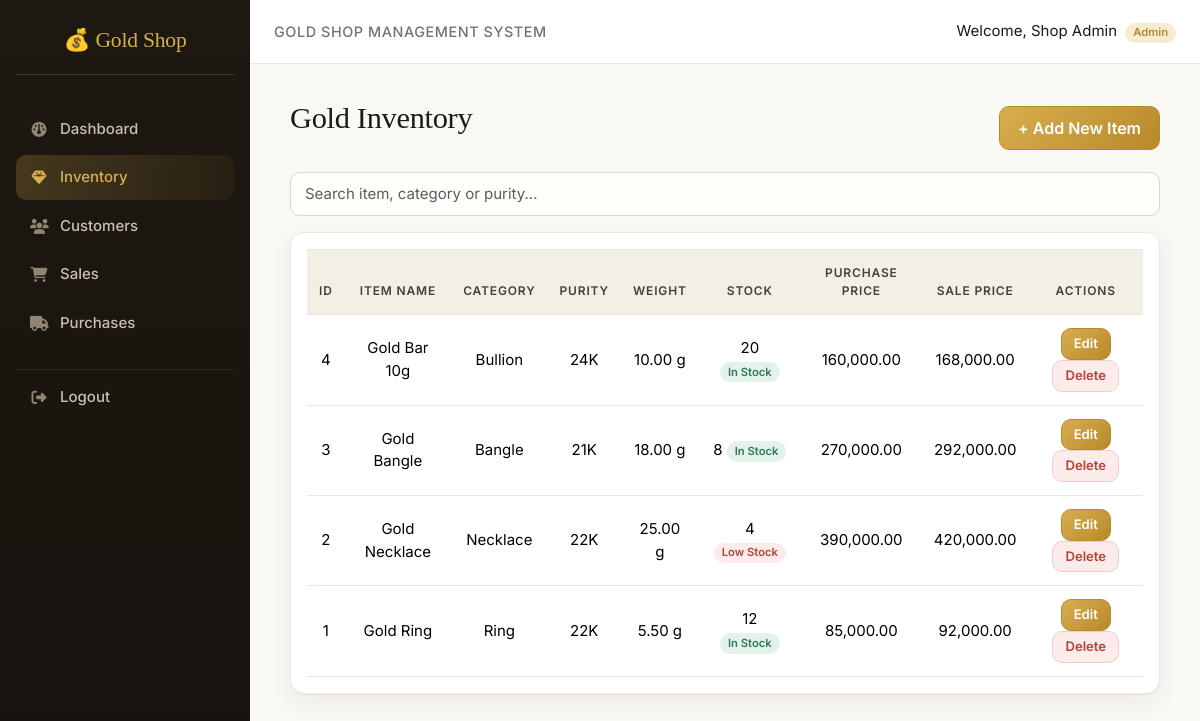
The page /modules/inventory/view_items.php (signed in) on the database its author committed.
### tables this page shows
CREATE TABLE gold_items (
    id INT AUTO_INCREMENT PRIMARY KEY,
    item_name VARCHAR(150) NOT NULL,
    category VARCHAR(80),
    purity VARCHAR(20),
    weight DECIMAL(10,2) NOT NULL DEFAULT 0,
    purchase_price DECIMAL(12,2) NOT NULL DEFAULT 0,
    sale_price DECIMAL(12,2) NOT NULL DEFAULT 0,
    stock_quantity INT NOT NULL DEFAULT 0,
    created_at TIMESTAMP DEFAULT CURRENT_TIMESTAMP
);

### includes/layout_top.php (called while the page is built)
<?php
include __DIR__ . '/header.php';
include __DIR__ . '/sidebar.php';
include __DIR__ . '/navbar.php';

### modules/inventory/view_items.php (the view, shortened to what this page needs)
<?php
require_once __DIR__ . '/../../includes/auth_check.php';
$search = trim($_GET['q'] ?? '');
$like = "%$search%";
$stmt = $conn->prepare("SELECT * FROM gold_items WHERE item_name LIKE ? OR category LIKE ? OR purity LIKE ? ORDER BY id DESC");
$stmt->bind_param("sss", $like, $like, $like);
$stmt->execute();
$result = $stmt->get_result();
include __DIR__ . '/../../includes/layout_top.php';
?>
<div class="main">
    <div class="d-flex justify-content-between align-items-center mb-3">
        <h2>Gold Inventory</h2>
        <a href="add_item.php" class="btn btn-success">+ Add New Item</a>
    </div>
    <form class="mb-3" method="GET"><input type="search" name="q" value="<?= e($search) ?>" class="form-control" placeholder="Search item, category or purity..."></form>
    <div class="card shadow p-3">
    <div class="table-responsive">
        <table class="table table-bordered table-hover text-center">
            <thead class="table-dark">
                <tr><th>ID</th><th>Item Name</th><th>Category</th><th>Purity</th><th>Weight</th><th>Stock</th><th>Purchase Price</th><th>Sale Price</th><th>Actions</th></tr>
            </thead>
            <tbody>
                <?php while($row = $result->fetch_assoc()) { ?>
                <tr>
                    <td><?= (int)$row['id'] ?></td>
                    <td><?= e($row['item_name']) ?></td>
                    <td><?= e($row['category']) ?></td>
                    <td><?= e($row['purity']) ?></td>
                    <td><?= e($row['weight']) ?> g</td>
                    <td>
                        <?= (int)$row['stock_quantity'] ?>
                        <?php if($row['stock_quantity'] > 5) { ?>
                            <span class="badge bg-success">In Stock</span>
                        <?php } else { ?>
                            <span class="badge bg-danger">Low Stock</span>
                        <?php } ?>
                    </td>
                    <td><?= money($row['purchase_price']) ?></td>
                    <td><?= money($row['sale_price']) ?></td>
                    <td>
                        <a href="edit_item.php?id=<?= (int)$row['id'] ?>" class="btn btn-primary btn-sm">Edit</a>
                        <?php if (is_admin()) echo delete_button('delete_item.php', (int)$row['id'], 'Delete this item?'); ?>
                    </td>
                </tr>
                <?php } ?>
            </tbody>
        </table>
    </div>
    </div>
</div>
<?php include __DIR__ . '/../../includes/footer.php'; ?>

### includes/header.php (shortened to what this page needs)
<!DOCTYPE html>
<html lang="en">
<head>
    <link href="https://cdn.jsdelivr.net/npm/bootstrap@5.3.3/dist/css/bootstrap.min.css" rel="stylesheet">
    <link rel="stylesheet" href="https://cdnjs.cloudflare.com/ajax/libs/font-awesome/6.5.0/css/all.min.css">
    <link rel="stylesheet" href="<?= BASE_URL ?>/assets/css/style.css">
</head>
<body>

### includes/sidebar.php
<?php
$cur = $_SERVER['SCRIPT_NAME'] ?? '';
$nav = [
    ['/dashboard/',          '/dashboard/index.php',                     'fa-gauge',         'Dashboard'],
    ['/modules/inventory/',  '/modules/inventory/view_items.php',        'fa-gem',           'Inventory'],
    ['/modules/customers/',  '/modules/customers/view_customers.php',    'fa-users',         'Customers'],
    ['/modules/sales/',      '/modules/sales/sales_history.php',         'fa-cart-shopping', 'Sales'],
    ['/modules/purchases/',  '/modules/purchases/purchase_history.php',  'fa-truck',         'Purchases'],
];
?>
<div class="sidebar p-3">
    <h4 class="text-center mb-4">💰 Gold Shop</h4>
    <?php foreach ($nav as [$prefix, $href, $icon, $label]): ?>
        <a href="<?= BASE_URL . $href ?>" class="<?= strpos($cur, $prefix) !== false ? 'active' : '' ?>">
            <i class="fa <?= $icon ?>"></i> <?= $label ?>
        </a>
    <?php endforeach; ?>
    <a href="<?= BASE_URL ?>/auth/logout.php" class="logout"><i class="fa fa-right-from-bracket"></i> Logout</a>
</div>

### includes/navbar.php
<nav class="navbar navbar-dark bg-dark text-white px-4">
    <span class="navbar-brand">Gold Shop Management System</span>
    <div>
        Welcome, <?= e($_SESSION['full_name'] ?? '') ?>
        <span class="badge bg-warning text-dark ms-1"><?= e($_SESSION['role'] ?? '') ?></span>
    </div>
</nav>

### includes/functions.php (shortened to what this page needs)
<?php
function e($value): string {
    return htmlspecialchars((string)$value, ENT_QUOTES, 'UTF-8');
}
function money($value): string {
    return number_format((float)$value, 2);
}
function csrf_token(): string {
    return $_SESSION['csrf'];
}
function csrf_field(): string {
    return '<input type="hidden" name="csrf" value="' . e(csrf_token()) . '">';
}
function is_admin(): bool {
    return ($_SESSION['role'] ?? '') === 'admin';
}
function delete_button(string $action, int $id, string $confirm = 'Are you sure?'): string {
    return '<form method="POST" action="' . e($action) . '" class="d-inline" onsubmit="return confirm(\'' . e($confirm) . '\')">'
        . csrf_field()
        . '<input type="hidden" name="id" value="' . $id . '">'
        . '<button class="btn btn-danger btn-sm">Delete</button></form>';
}

### includes/footer.php (shortened to what this page needs)
</body>
</html>

### assets/css/style.css (style rules this page uses)
:root { --ink: #1c1917; --ink-soft: #44403c; --muted: #78716c; --bg: #faf8f4; --surface: #ffffff; --line: #ece7df; --gold: #b8892b; --gold-light: #d9ae4e; --gold-soft: #f6ecd2; --sidebar: #17130e; --success: #2f7d57; --danger: #b4453a; --radius: 14px; --shadow: 0 1px 2px rgba(28,25,23,.05), 0 8px 24px rgba(28,25,23,.06); }
* { box-sizing: border-box; }
body { margin: 0; min-height: 100vh; font-family: 'Inter', -apple-system, 'Segoe UI', sans-serif; background: var(--bg); color: var(--ink); font-size: 15px; -webkit-font-smoothing: antialiased; }
h1, h2, h3, h4, h5 { font-family: 'Playfair Display', Georgia, serif; color: var(--ink); letter-spacing: -.01em; }
a { color: var(--gold); text-decoration: none; }
.sidebar { position: fixed; top: 0; left: 0; bottom: 0; width: 250px; padding: 28px 16px !important; background: linear-gradient(180deg, #1d1810, var(--sidebar)); overflow-y: auto; z-index: 100; }
.sidebar h4 { color: var(--gold-light); font-size: 1.35rem; margin-bottom: 32px !important; padding-bottom: 20px; border-bottom: 1px solid rgba(217,174,78,.2); }
.sidebar a { display: flex; align-items: center; gap: 12px; padding: 11px 14px; margin-bottom: 4px; color: #c9c0b2; border-radius: 10px; font-weight: 500; transition: background .15s, color .15s; }
.sidebar a i { width: 18px; text-align: center; color: #8f8574; }
.sidebar a.active { background: linear-gradient(90deg, rgba(217,174,78,.22), rgba(217,174,78,.06)); color: var(--gold-light); }
.sidebar a.active i { color: var(--gold-light); }
.sidebar a.logout { margin-top: 24px; border-top: 1px solid rgba(255,255,255,.08); border-radius: 0 0 10px 10px; padding-top: 16px; }
.navbar { margin-left: 250px; height: 64px; background: var(--surface) !important; color: var(--ink) !important; border-bottom: 1px solid var(--line); box-shadow: none; }
.navbar .navbar-brand { color: var(--muted); font-size: .9rem; font-weight: 500; letter-spacing: .04em; text-transform: uppercase; }
.navbar .badge { background: var(--gold-soft) !important; color: var(--gold) !important; text-transform: capitalize; font-weight: 600; }
.main { margin-left: 250px; padding: 36px 40px 60px; max-width: 1400px; }
.main > h2, .main > h3, .main h2:first-child { font-size: 1.9rem; margin-bottom: 1.2rem; }
.card { background: var(--surface); border: 1px solid var(--line) !important; border-radius: var(--radius) !important; box-shadow: var(--shadow) !important; }
.table { margin: 0; border-color: var(--line); }
.table thead th, .table-dark, .table-dark th { background: #f4efe5 !important; color: var(--ink-soft) !important; font-size: .75rem; text-transform: uppercase; letter-spacing: .07em; font-weight: 600; border-color: var(--line) !important; padding: 14px 12px; }
.table td { padding: 13px 12px; vertical-align: middle; border-color: var(--line); }
.table-bordered > :not(caption) > * > * { border-width: 0 0 1px; }
.form-control, .form-select { border: 1px solid #ddd5c7; border-radius: 10px; padding: 10px 14px; background: #fffefb; }
.btn { border-radius: 10px; font-weight: 600; padding: 9px 18px; border-width: 1px; transition: all .15s; }
.btn-sm { padding: 5px 12px; font-size: .82rem; }
.btn-success, .btn-primary, .btn-warning { background: linear-gradient(135deg, var(--gold-light), var(--gold)); border-color: var(--gold); color: #fff; }
.btn-danger { background: #fbeceb; border-color: #f1cdc9; color: var(--danger); }
.badge { font-weight: 600; padding: .4em .7em; border-radius: 999px; }
.badge.bg-success { background: #e3f2ea !important; color: var(--success); }
.badge.bg-danger { background: #fbeceb !important; color: var(--danger); }
.form-control, .form-select { display: block; width: 100%; font-size: 15px; font-family: inherit; }
.btn { display: inline-block; cursor: pointer; text-align: center; }
.mb-3 { margin-bottom: 1rem; }
.mb-4 { margin-bottom: 1.5rem; }
.d-flex { display: flex; }
.justify-content-between { justify-content: space-between; }
.align-items-center { align-items: center; }

### rows shown on the page
gold_items: id "4", item_name "Gold Bar 10g", category "Bullion", purity "24K", weight "10.00", stock_quantity "20", shows "In Stock", purchase_price "160,000.00", sale_price "168,000.00"
gold_items: id "3", item_name "Gold Bangle", category "Bangle", purity "21K", weight "18.00", stock_quantity "8", shows "In Stock", purchase_price "270,000.00", sale_price "292,000.00"
gold_items: id "2", item_name "Gold Necklace", category "Necklace", purity "22K", weight "25.00", stock_quantity "4", shows "Low Stock", purchase_price "390,000.00", sale_price "420,000.00"
gold_items: id "1", item_name "Gold Ring", category "Ring", purity "22K", weight "5.50", stock_quantity "12", shows "In Stock", purchase_price "85,000.00", sale_price "92,000.00"

### other values the page prints
$label "Dashboard"
$label "Inventory"
$label "Customers"
$label "Sales"
$label "Purchases"
$_SESSION['full_name'] "Shop Admin"
$_SESSION['role'] "Admin"
